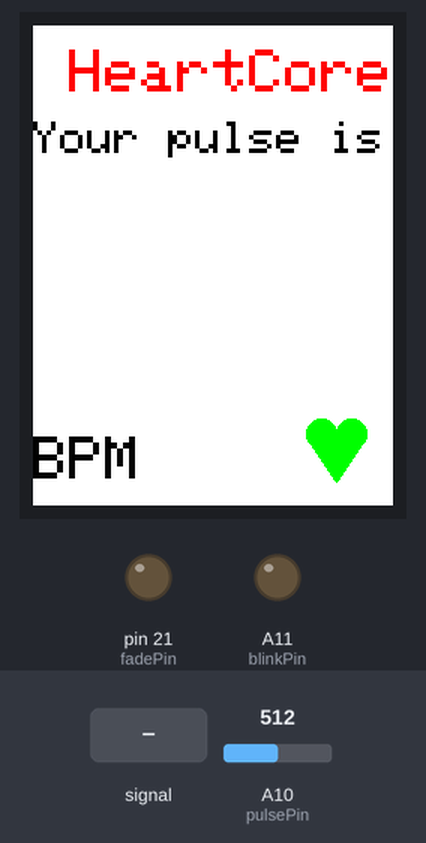
Recording of a sketch running on a simulated Arduino Mega 2560, built with avr-gcc and run on an emulated ATmega2560. On the bench: 240×320 colour display, output pins drawn as LEDs (lit = HIGH). The inputs (shaded band) are chosen by the test bench; at power-on: A10 (pulsePin) = 512. What the sketch prints to the serial monitor is not drawn.

Above: at 1.4 s.
1.5 s: A10 (pulsePin) fed a 200 Hz sine of ±81 counts around its level
At 4.3 s:
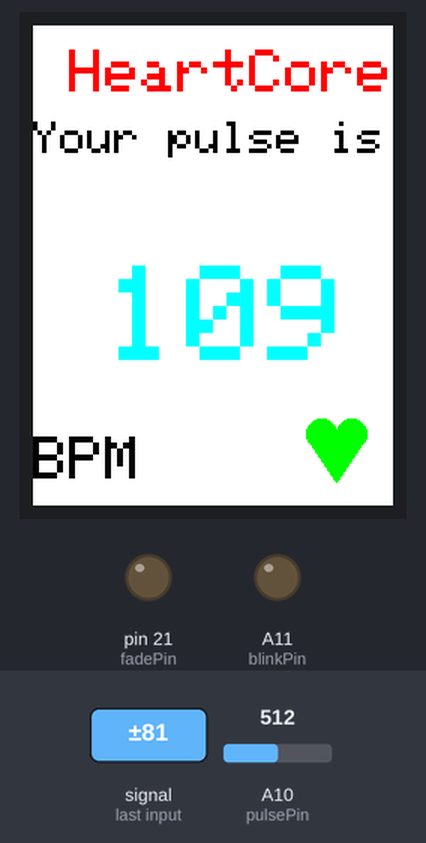
4.4 s: A10 (pulsePin) set to 513
7.4 s: A10 (pulsePin) fed a 2 Hz sine of ±306 counts around its level
At 7.64 s:
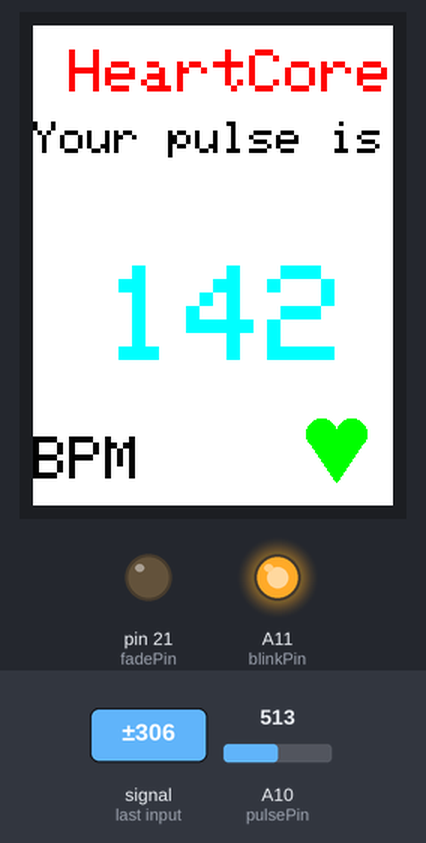
8.9 s: A10 (pulsePin) set to 716
10.4 s: A10 (pulsePin) set to 50
At 10.9 s:
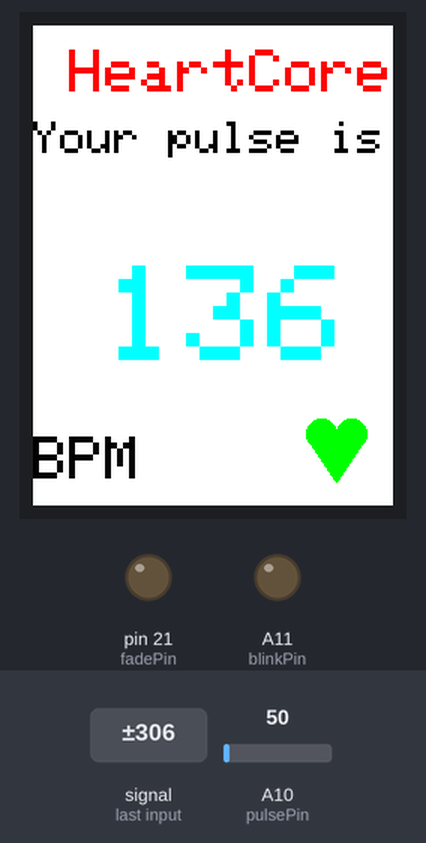
Timing chart, 0 to 12.9 s (numbered marks = the images above; inputs shaded):
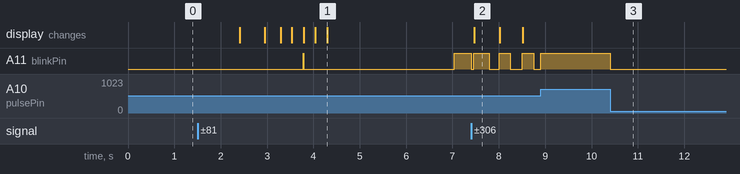

Measured:
- after the input at 1.5 s, A11 (blinkPin): LOW → HIGH after 2.3 s, → LOW 0.01 s later; the display: first changes after 0.91 s (image 1 shows a later state)
- after the input at 7.4 s, A11 (blinkPin): goes LOW 0.06 s, HIGH 0.33 s, LOW 0.21 s, HIGH 0.24 s, LOW 0.25 s, HIGH 0.25 s, then LOW, starting at once; the display: changes after 0.07 s (image 2)
- after the input at 10.4 s, A11 (blinkPin): HIGH → LOW at once
- what the display in image 2 shows lasts 0.5 s, from 7.5 s to 8.0 s

The sketch:

ArduinoPulseSensorFinal.ino
```cpp
#include <SPFD5408_Adafruit_GFX.h>    // Core graphics library
#include <SPFD5408_Adafruit_TFTLCD.h> // Hardware-specific library
#include <SPFD5408_TouchScreen.h>
#include <SoftwareSerial.h>

#define LCD_CS A3 // Chip Select goes to Analog 3
#define LCD_CD A2 // Command/Data goes to Analog 2
#define LCD_WR A1 // LCD Write goes to Analog 1
#define LCD_RD A0 // LCD Read goes to Analog 0

#define LCD_RESET A4 // Can alternately just connect to Arduino's reset pin

#define WHITE     0x0000
#define YELLOW    0x001F
#define CYAN      0xF800
#define MAGENTA   0x07E0
#define RED       0x07FF
#define GREEN     0xF81F
#define BLUE      0xFFE0
#define BLACK     0xFFFF

#define blinkPin A11
#define fadePin 21
#define pulsePin A10

Adafruit_TFTLCD tft(LCD_CS, LCD_CD, LCD_WR, LCD_RD, LCD_RESET);

//  VARIABLES
int     fadeRate = 0;                 // used to fade LED on with PWM on fadePin
int     oldvalue = 0;
String  oldlevel = "";

// these variables are volatile because they are used during the interrupt service routine!
volatile int BPM;                   // used to hold the pulse rate
volatile int Signal;                // holds the incoming raw data
volatile int IBI = 600;             // holds the time between beats, the Inter-Beat Interval
volatile boolean Pulse = false;     // true when pulse wave is high, false when it's low
volatile boolean QS = false;        // becomes true when Arduoino finds a beat.

void setup() {
  pinMode(blinkPin, OUTPUT);        // pin that will blink to your heartbeat!
  pinMode(fadePin, OUTPUT);         // pin that will fade to your heartbeat!
  Serial.begin(115200);             // we agree to talk fast!
  Serial2.begin(115200);
  interruptSetup();                 // sets up to read Pulse Sensor signal every 2mS

  tft.reset();

  tft.begin(0x9341); // SDFP5408
  tft.setRotation(0);
  tft.fillScreen(BLACK);
  drawTextToDisp();
}

void loop() {
  sendDataToProcessing('S', Signal);     // send Processing the raw Pulse Sensor data
  if (QS == true) {                      // Quantified Self flag is true when arduino finds a heartbeat
    fadeRate = 255;                  // Set 'fadeRate' Variable to 255 to fade LED with pulse
    sendDataToProcessing('B', BPM);  // send heart rate with a 'B' prefix
    sendDataToProcessing('Q', IBI);  // send time between beats with a 'Q' prefix
    QS = false;                      // reset the Quantified Self flag for next time
  }
  SoundToBeat();
  Serial2.println(BPM);
}

void SoundToBeat() {
  fadeRate -= 15;
  fadeRate = constrain(fadeRate, 0, 255);
  analogWrite(fadePin, fadeRate);
}

void sendDataToProcessing(char symbol, int data ) {
  Serial.print(symbol);                // symbol prefix tells Processing what type of data is coming
  Serial.println(data);                // the data to send culminating in a carriage return
}

void drawTextPulse (int value)
{

  int x = tft.width() /5,
      y = tft.height() /2;
  tft.setCursor(x, y);
  tft.setTextColor(BLACK);
  tft.setTextSize(9);
  tft.println(oldvalue);

  tft.setCursor(x, y);
  if (value > 60 && value < 90)
  {
    tft.setTextColor(GREEN);
  }
  else if(value < 60 && value > 40)
  {
    tft.setTextColor(YELLOW);
  }
  else if(value > 90 && value < 200)
  {
    tft.setTextColor(RED);
  }
  tft.println(value);
  oldvalue = value;
}

void drawTextToDisp()
{
  int x = tft.width() /10,
      y = tft.height() /20;
  tft.setCursor(x, y);
  tft.setTextColor(CYAN);
  tft.setTextSize(4);
  tft.println("HeartCore");

  x = 0;
  y = tft.height() /5;
  tft.setCursor(x, y);
  tft.setTextColor(WHITE);
  tft.setTextSize(3);
  tft.println("Your pulse is");

  y = tft.height() * 6/7;
  tft.setCursor(x, y);
  tft.setTextColor(WHITE);
  tft.setTextSize(4);
  tft.println("BPM");

  drawHeart();
}

void drawHeart()
{
  int x2,xa,xb,xc,ya,yb,yc; //the heart is made with 2 circues and 1 triangle
  int x1 = tft.width() * 16/20;
  int y1 = tft.height() * 17/20;
  int r = 10; //radius of the circles

  x2=x1+2*r;

  xa = x1 - r;
  ya = y1 + 2;
  xb = x2 + r;
  yb = y1 + 2;
  xc = x1 + r;
  yc = tft.height() * 19/20;

  tft.fillCircle(x1, y1, r, MAGENTA);
  tft.fillCircle(x2, y1, r, MAGENTA);
  tft.fillTriangle(xa, ya, xb, yb, xc, yc, MAGENTA);
}
```

Interrupt.ino
```cpp
volatile int rate[10];                    // used to hold last ten IBI values
volatile unsigned long sampleCounter = 0;          // used to determine pulse timing
volatile unsigned long lastBeatTime = 0;           // used to find the inter beat interval
volatile int P =512;                      // used to find peak in pulse wave
volatile int T = 512;                     // used to find trough in pulse wave
volatile int thresh = 512;                // used to find instant moment of heart beat
volatile int amp = 100;                   // used to hold amplitude of pulse waveform
volatile boolean firstBeat = true;        // used to seed rate array so we startup with reasonable BPM
volatile boolean secondBeat = true;       // used to seed rate array so we startup with reasonable BPM


void interruptSetup(){
  // Initializes Timer2 to throw an interrupt every 2mS.
  TCCR2A = 0x02;     // DISABLE PWM ON DIGITAL PINS 3 AND 11, AND GO INTO CTC MODE
  TCCR2B = 0x06;     // DON'T FORCE COMPARE, 256 PRESCALER
  OCR2A = 0X7C;      // SET THE TOP OF THE COUNT TO 124 FOR 500Hz SAMPLE RATE
  TIMSK2 = 0x02;     // ENABLE INTERRUPT ON MATCH BETWEEN TIMER2 AND OCR2A
  sei();             // MAKE SURE GLOBAL INTERRUPTS ARE ENABLED
}


// THIS IS THE TIMER 2 INTERRUPT SERVICE ROUTINE.
// Timer 2 makes sure that we take a reading every 2 miliseconds
ISR(TIMER2_COMPA_vect){                         // triggered when Timer2 counts to 124
    cli();                                      // disable interrupts while we do this
    Signal = analogRead(pulsePin);              // read the Pulse Sensor
    sampleCounter += 2;                         // keep track of the time in mS with this variable
    int N = sampleCounter - lastBeatTime;       // monitor the time since the last beat to avoid noise

//  find the peak and trough of the pulse wave
    if(Signal < thresh && N > (IBI/5)*3){       // avoid dichrotic noise by waiting 3/5 of last IBI
        if (Signal < T){                        // T is the trough
            T = Signal;                         // keep track of lowest point in pulse wave
         }
       }

    if(Signal > thresh && Signal > P){          // thresh condition helps avoid noise
        P = Signal;                             // P is the peak
       }                                        // keep track of highest point in pulse wave

  //  NOW IT'S TIME TO LOOK FOR THE HEART BEAT
  // signal surges up in value every time there is a pulse
if (N > 250){                                   // avoid high frequency noise
  if ( (Signal > thresh) && (Pulse == false) && (N > (IBI/5)*3) ){
    Pulse = true;                               // set the Pulse flag when we think there is a pulse
    digitalWrite(blinkPin,HIGH);                // turn on pin 13 LED

    IBI = sampleCounter - lastBeatTime;         // measure time between beats in mS
    lastBeatTime = sampleCounter;               // keep track of time for next pulse

         if(firstBeat){                         // if it's the first time we found a beat, if firstBeat == TRUE
             firstBeat = false;                 // clear firstBeat flag
             return;                            // IBI value is unreliable so discard it
            }
         if(secondBeat){                        // if this is the second beat, if secondBeat == TRUE
            secondBeat = false;                 // clear secondBeat flag
               for(int i=0; i<=9; i++){         // seed the running total to get a realisitic BPM at startup
                    rate[i] = IBI;
                    }
            }

    // keep a running total of the last 10 IBI values
    word runningTotal = 0;                   // clear the runningTotal variable

    for(int i=0; i<=8; i++){                // shift data in the rate array
          rate[i] = rate[i+1];              // and drop the oldest IBI value
          runningTotal += rate[i];          // add up the 9 oldest IBI values
        }

    rate[9] = IBI;                          // add the latest IBI to the rate array
    runningTotal += rate[9];                // add the latest IBI to runningTotal
    runningTotal /= 10;                     // average the last 10 IBI values
    BPM = 60000/runningTotal;               // how many beats can fit into a minute? that's BPM!
    QS = true;                              // set Quantified Self flag
    // QS FLAG IS NOT CLEARED INSIDE THIS ISR
    drawTextPulse(BPM);
    }

}

  if (Signal < thresh && Pulse == true){     // when the values are going down, the beat is over
      digitalWrite(blinkPin,LOW);            // turn off pin 13 LED
      Pulse = false;                         // reset the Pulse flag so we can do it again
      amp = P - T;                           // get amplitude of the pulse wave
      thresh = amp/2 + T;                    // set thresh at 50% of the amplitude
      P = thresh;                            // reset these for next time
      T = thresh;
     }

  if (N > 2500){                             // if 2.5 seconds go by without a beat
      thresh = 512;                          // set thresh default
      P = 512;                               // set P default
      T = 512;                               // set T default
      lastBeatTime = sampleCounter;          // bring the lastBeatTime up to date
      firstBeat = true;                      // set these to avoid noise
      secondBeat = true;                     // when we get the heartbeat back
     }

  sei();                                     // enable interrupts when youre done!
}// end isr
```
